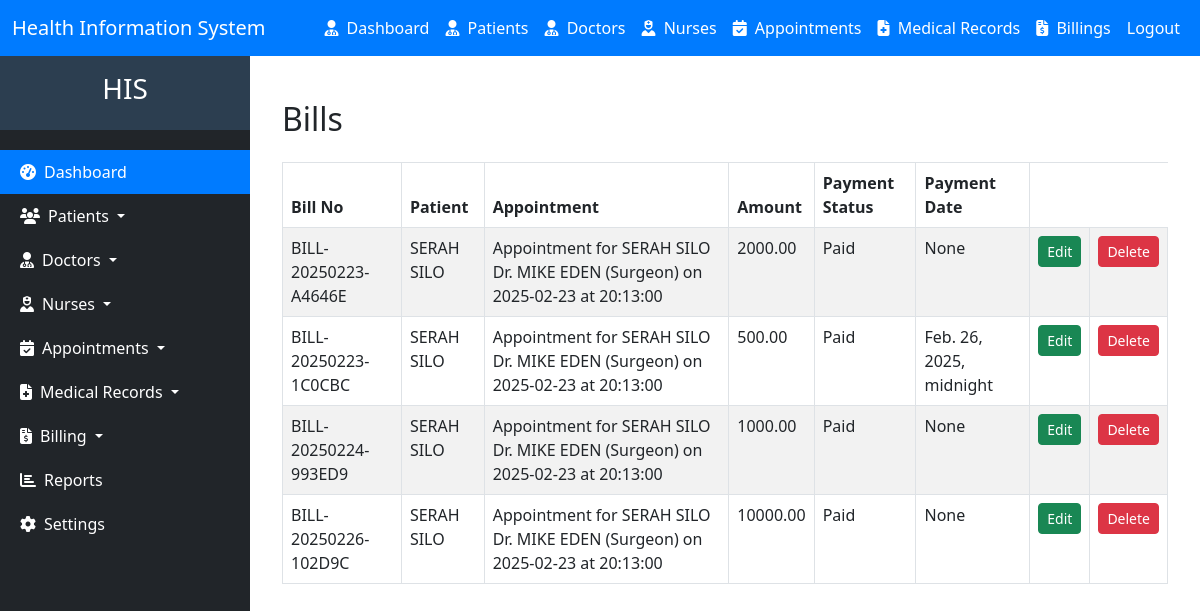
Page /bill/list (signed in) on the earlier database version.
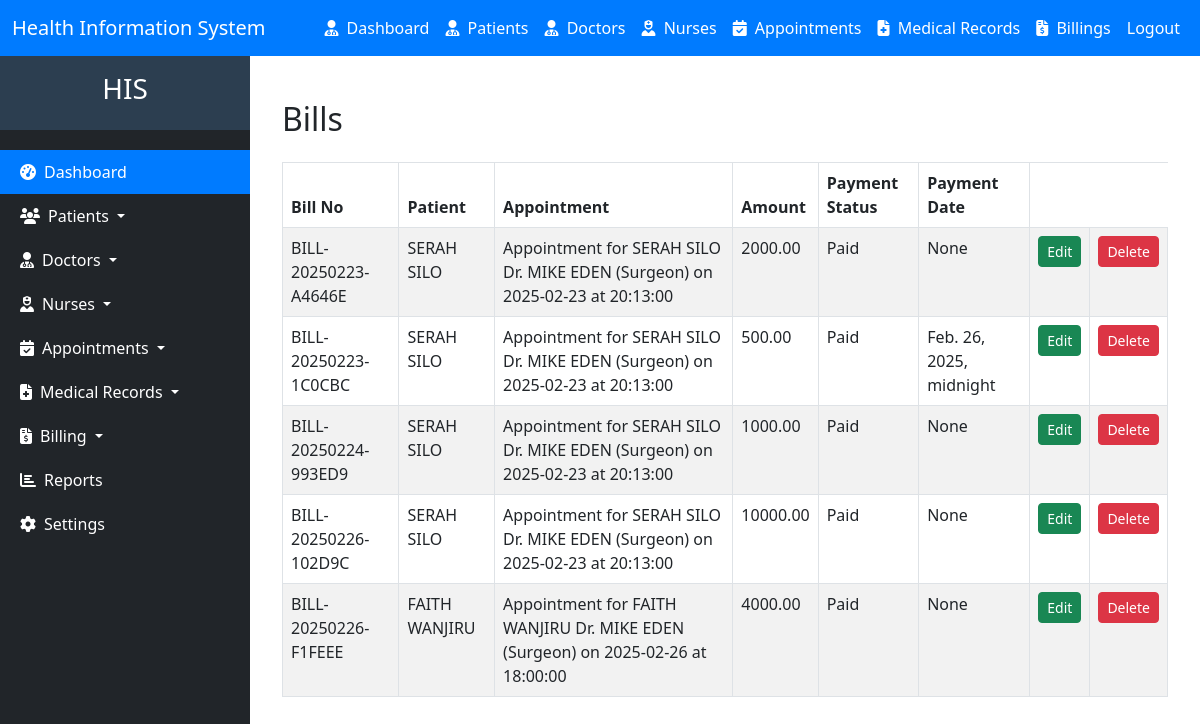
Same page on the later database version.
### hms/models.py (models this page shows, shortened)
class Billing(models.Model):
    patient = models.ForeignKey(Patient, on_delete=models.CASCADE, related_name='bills')
    appointment = models.ForeignKey(Appointment, on_delete=models.SET_NULL, null=True, blank=True, related_name='bills')
    bill_number = models.CharField(max_length=20, unique=True, editable=False)  # Auto-generated bill number
    DESCRIPTION_CHOICES = [
        ('Consultation Fee', 'Consultation Fee'),
        ('Lab Tests', 'Lab Tests'),
        ('Medication', 'Medication'),
        ('Other', 'Other'),
    ]
    description = models.CharField(max_length=20, choices=DESCRIPTION_CHOICES)
    amount = models.DecimalField(max_digits=10, decimal_places=2)
    date_issued = models.DateField(auto_now_add=True)
    due_date = models.DateField()
    PAYMENT_STATUS_CHOICES = [
        ('Pending', 'Pending'),
        ('Paid', 'Paid'),
        ('Cancelled', 'Cancelled'),
    ]
    payment_status = models.CharField(max_length=20, choices=PAYMENT_STATUS_CHOICES, default='Pending')
    PAYMENT_METHOD_CHOICES = [
        ('Cash', 'Cash'),
        ('M-Pesa', 'M-Pesa'),
        ('Insurance', 'Insurance'),
        ('Other', 'Other'),
    ]
    payment_method = models.CharField(max_length=20, choices=PAYMENT_METHOD_CHOICES, blank=True, null=True)
    mpesa_transaction_id = models.CharField(max_length=50, blank=True, null=True)
    mpesa_transaction_date = models.DateTimeField(blank=True, null=True)
    created_at = models.DateTimeField(auto_now_add=True)
    updated_at = models.DateTimeField(auto_now=True)

class Patient(models.Model):
    national_id = models.CharField(max_length=20, unique=True, blank=True, null=True, validators=[RegexValidator(r'^\d{1,10}$', message='Only digits are allowed')])
    first_name = models.CharField(max_length=50)
    last_name = models.CharField(max_length=50)
    date_of_birth = models.DateField()
    GENDER_CHOICES = [
        ('M', 'Male'),
        ('F', 'Female'),
    ]
    gender = models.CharField(max_length=1, choices=GENDER_CHOICES)
    phone_number = models.CharField(max_length=15, blank=True, null=True, validators=[RegexValidator(regex='^\+?1?\d{9,15}$', message='Phone number must be in the format: +254712345678.')])
    email = models.EmailField(max_length=50, blank=True, null=True)
    address = models.CharField(max_length=100, blank=True, null=True)
    blood_group = models.CharField(
        max_length=3,
        blank=True,
        null=True,
        choices=[
            ('A+', 'A+'),
            ('A-', 'A-'),
            ('B+', 'B+'),
            ('B-', 'B-'),
            ('AB+', 'AB+'),
            ('AB-', 'AB-'),
            ('O+', 'O+'),
            ('O-', 'O-'),
        ]
    )
    medical_history = models.TextField(blank=True, null=True)
    emergency_contact_name = models.CharField(max_length=100, blank=True, null=True)
    emergency_contact_phone = models.CharField(
        max_length=15,
        blank=True,
        null=True,
        validators=[RegexValidator(regex='^\+?1?\d{9,15}$', message='Phone number must be in the format: +254712345678.')]
    )
    created_at = models.DateTimeField(auto_now_add=True)
    updated_at = models.DateTimeField(auto_now=True)
    def __str__(self):
        return f"{self.first_name} {self.last_name}"

class Appointment(models.Model):
    patient = models.ForeignKey(Patient, on_delete=models.CASCADE)
    doctor = models.ForeignKey(Doctor, on_delete=models.CASCADE)
    nurse = models.ForeignKey(Nurse, on_delete=models.CASCADE, blank=True, null=True)
    date = models.DateField()
    time = models.TimeField()
    STATUS_CHOICES = [
        ('pending', 'Pending'),
        ('approved', 'Approved'),
        ('canceled', 'Canceled'),
        ('completed', 'Completed'),
    ]
    status = models.CharField(max_length=20, choices=STATUS_CHOICES, default='pending')
    created_at = models.DateTimeField(auto_now_add=True)
    updated_at = models.DateTimeField(auto_now=True)
    def __str__(self):
        return f"Appointment for {self.patient} {self.doctor} on {self.date} at {self.time}"

class Doctor(models.Model):
    national_id = models.CharField(max_length=20, unique=True, validators=[RegexValidator(r'^\d{1,10}$', message='Only digits are allowed')])
    first_name = models.CharField(max_length=50)
    last_name = models.CharField(max_length=50)
    date_of_birth = models.DateField()
    GENDER_CHOICES = [
        ('M', 'Male'),
        ('F', 'Female'),
    ]
    gender = models.CharField(max_length=1, choices=GENDER_CHOICES)
    phone_number = models.CharField(max_length=15, validators=[RegexValidator(regex='^\+?1?\d{9,15}$', message='Phone number must be in the format: +254712345678.')])
    email = models.EmailField(max_length=50)
    address = models.CharField(max_length=100)
    specialization = models.ForeignKey(Specialization, on_delete=models.CASCADE, related_name='doctors')
    license_number = models.CharField(
        max_length=20,
        unique=True,
        validators=[RegexValidator(regex='^[A-Za-z0-9]{5,20}$', message='License number must be alphanumeric and 5-20 characters long.')]
    )
    years_of_experience = models.PositiveIntegerField()
    department = models.ForeignKey(Department, on_delete=models.CASCADE, related_name='doctors')
    created_at = models.DateTimeField(auto_now_add=True)
    updated_at = models.DateTimeField(auto_now=True)
    def __str__(self):
        return f"Dr. {self.first_name} {self.last_name} ({self.specialization.name})"

class Specialization(models.Model):
    name = models.CharField(max_length=100, unique=True)
    description = models.TextField(blank=True, null=True)
    department = models.ForeignKey(Department, on_delete=models.CASCADE, related_name='specializations')  # Make it non-nullable
    created_at = models.DateTimeField(auto_now_add=True)
    updated_at = models.DateTimeField(auto_now=True)

### hms/views.py (the view)
# urls.py: path("bill/list", views.bill_list, name="bill_list"),
@login_required
def bill_list(request):
    bills = Billing.objects.all()
    return render(request, 'bill_list.html', {'bills': bills})

### hms/templates/bill_list.html (shortened to what this page needs)
{% extends 'base.html'%}
{% block content %}
<div class="container mt-4">
    <h2 class="mb-4">Bills</h2>
    <table class="table table-striped table-bordered">
        <thead>
            <tr>
                <th>Bill No</th>
                <th>Patient</th>
                <th>Appointment</th>
                <th>Amount</th>
                <th>Payment Status</th>
                <th>Payment Date</th>
            </tr>
        </thead>
        <tbody>
            {% for bill in bills %}
            <tr>
                <td>{{ bill.bill_number }}</td>
                <td>{{ bill.patient }}</td>
                <td>{{ bill.appointment }}</td>
                <td>{{ bill.amount }}</td>
                <td>{{ bill.payment_status }}</td>
                <td>{{ bill.mpesa_transaction_date }}</td>
                <td><a href="{% url 'bill_update' bill.id %}" class="btn btn-success btn-sm">Edit</a></td>
                <td><a href="{% url 'bill_delete' bill.id %}" class="btn btn-danger btn-sm">Delete</a></td>
            </tr>
            {% endfor %}
        </tbody>
    </table>
</div>
{% endblock %}

Differences in the rows shown:
added Billing: bill_number "BILL-20250226-F1FEEE", patient "FAITH WANJIRU", appointment "Appointment for FAITH WANJIRU Dr. MIKE EDEN (Surgeon) on 2025-02-26 at 18:00:00", amount "4000.00", payment_status "Paid", mpesa_transaction_date "None"
